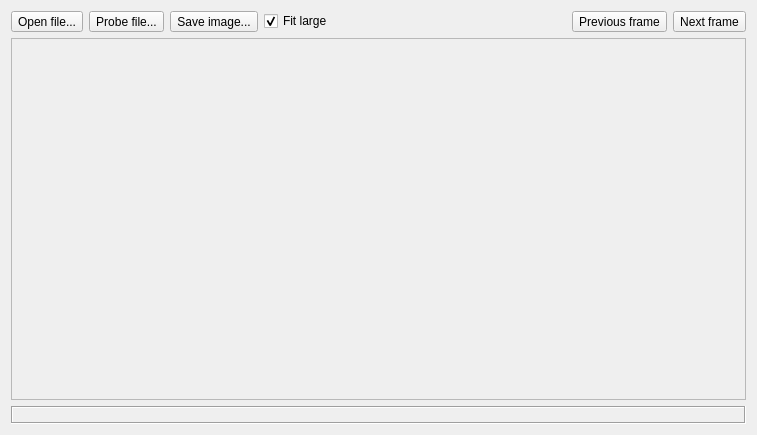
<?xml version="1.0" encoding="UTF-8"?>
<ui version="4.0">
 <class>QtSail</class>
 <widget class="QWidget" name="QtSail">
  <property name="geometry">
   <rect>
    <x>0</x>
    <y>0</y>
    <width>757</width>
    <height>435</height>
   </rect>
  </property>
  <property name="windowTitle">
   <string>Qt SAIL demo [deep diver]</string>
  </property>
  <layout class="QGridLayout" name="gridLayout">
   <item row="0" column="0">
    <layout class="QHBoxLayout" name="horizontalLayout">
     <item>
      <widget class="QToolButton" name="pushOpen">
       <property name="text">
        <string>Open file...</string>
       </property>
      </widget>
     </item>
     <item>
      <widget class="QToolButton" name="pushProbe">
       <property name="text">
        <string>Probe file...</string>
       </property>
      </widget>
     </item>
     <item>
      <widget class="QToolButton" name="pushSave">
       <property name="text">
        <string>Save image...</string>
       </property>
      </widget>
     </item>
     <item>
      <widget class="QCheckBox" name="checkFit">
       <property name="text">
        <string>Fit large</string>
       </property>
       <property name="checked">
        <bool>true</bool>
       </property>
      </widget>
     </item>
     <item>
      <spacer name="horizontalSpacer">
       <property name="orientation">
        <enum>Qt::Horizontal</enum>
       </property>
       <property name="sizeHint" stdset="0">
        <size>
         <width>40</width>
         <height>20</height>
        </size>
       </property>
      </spacer>
     </item>
     <item>
      <widget class="QToolButton" name="pushPrevious">
       <property name="text">
        <string>Previous frame</string>
       </property>
      </widget>
     </item>
     <item>
      <widget class="QToolButton" name="pushNext">
       <property name="text">
        <string>Next frame</string>
       </property>
      </widget>
     </item>
    </layout>
   </item>
   <item row="2" column="0">
    <widget class="QLabel" name="labelStatus">
     <property name="font">
      <font>
       <weight>75</weight>
       <bold>true</bold>
      </font>
     </property>
     <property name="frameShape">
      <enum>QFrame::Box</enum>
     </property>
     <property name="frameShadow">
      <enum>QFrame::Sunken</enum>
     </property>
     <property name="textInteractionFlags">
      <set>Qt::LinksAccessibleByMouse|Qt::TextSelectableByMouse</set>
     </property>
    </widget>
   </item>
   <item row="1" column="0">
    <widget class="QScrollArea" name="scrollArea">
     <property name="widgetResizable">
      <bool>true</bool>
     </property>
     <widget class="QWidget" name="scrollAreaWidgetContents">
      <property name="geometry">
       <rect>
        <x>0</x>
        <y>0</y>
        <width>733</width>
        <height>353</height>
       </rect>
      </property>
     </widget>
    </widget>
   </item>
  </layout>
 </widget>
 <tabstops>
  <tabstop>pushOpen</tabstop>
  <tabstop>pushProbe</tabstop>
  <tabstop>pushSave</tabstop>
  <tabstop>checkFit</tabstop>
  <tabstop>pushPrevious</tabstop>
  <tabstop>pushNext</tabstop>
  <tabstop>scrollArea</tabstop>
 </tabstops>
 <resources/>
 <connections/>
 <designerdata>
  <property name="gridDeltaX">
   <number>5</number>
  </property>
  <property name="gridDeltaY">
   <number>5</number>
  </property>
  <property name="gridSnapX">
   <bool>true</bool>
  </property>
  <property name="gridSnapY">
   <bool>true</bool>
  </property>
  <property name="gridVisible">
   <bool>true</bool>
  </property>
 </designerdata>
</ui>
